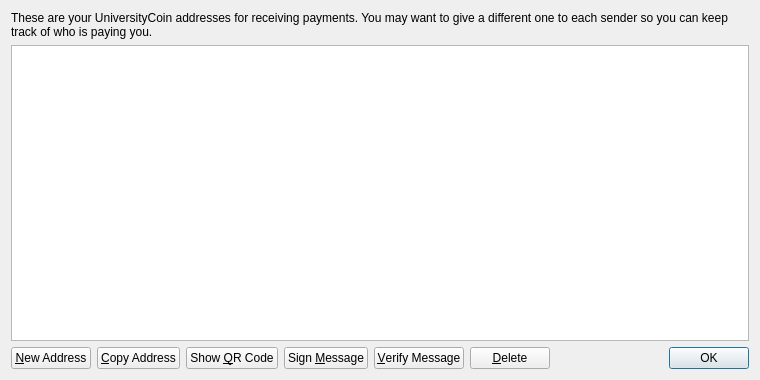
<?xml version="1.0" encoding="UTF-8"?>
<ui version="4.0">
 <class>AddressBookPage</class>
 <widget class="QWidget" name="AddressBookPage">
  <property name="geometry">
   <rect>
    <x>0</x>
    <y>0</y>
    <width>760</width>
    <height>380</height>
   </rect>
  </property>
  <property name="windowTitle">
   <string>Address Book</string>
  </property>
  <layout class="QVBoxLayout" name="verticalLayout">
   <item>
    <widget class="QLabel" name="labelExplanation">
     <property name="text">
      <string>These are your UniversityCoin addresses for receiving payments. You may want to give a different one to each sender so you can keep track of who is paying you.</string>
     </property>
     <property name="textFormat">
      <enum>Qt::PlainText</enum>
     </property>
     <property name="wordWrap">
      <bool>true</bool>
     </property>
    </widget>
   </item>
   <item>
    <widget class="QTableView" name="tableView">
     <property name="contextMenuPolicy">
      <enum>Qt::CustomContextMenu</enum>
     </property>
     <property name="toolTip">
      <string>Double-click to edit address or label</string>
     </property>
     <property name="tabKeyNavigation">
      <bool>false</bool>
     </property>
     <property name="alternatingRowColors">
      <bool>true</bool>
     </property>
     <property name="selectionMode">
      <enum>QAbstractItemView::SingleSelection</enum>
     </property>
     <property name="selectionBehavior">
      <enum>QAbstractItemView::SelectRows</enum>
     </property>
     <property name="sortingEnabled">
      <bool>true</bool>
     </property>
     <attribute name="verticalHeaderVisible">
      <bool>false</bool>
     </attribute>
    </widget>
   </item>
   <item>
    <layout class="QHBoxLayout" name="horizontalLayout">
     <item>
      <widget class="QPushButton" name="newAddressButton">
       <property name="toolTip">
        <string>Create a new address</string>
       </property>
       <property name="text">
        <string>&amp;New Address</string>
       </property>
       <property name="icon">
        <iconset resource="../bitcoin.qrc">
         <normaloff>:/icons/add</normaloff>:/icons/add</iconset>
       </property>
      </widget>
     </item>
     <item>
      <widget class="QPushButton" name="copyToClipboard">
       <property name="toolTip">
        <string>Copy the currently selected address to the system clipboard</string>
       </property>
       <property name="text">
        <string>&amp;Copy Address</string>
       </property>
       <property name="icon">
        <iconset resource="../bitcoin.qrc">
         <normaloff>:/icons/editcopy</normaloff>:/icons/editcopy</iconset>
       </property>
      </widget>
     </item>
     <item>
      <widget class="QPushButton" name="showQRCode">
       <property name="text">
        <string>Show &amp;QR Code</string>
       </property>
       <property name="icon">
        <iconset resource="../bitcoin.qrc">
         <normaloff>:/icons/qrcode</normaloff>:/icons/qrcode</iconset>
       </property>
      </widget>
     </item>
     <item>
      <widget class="QPushButton" name="signMessage">
       <property name="toolTip">
        <string>Sign a message to prove you own a UniversityCoin address</string>
       </property>
       <property name="text">
        <string>Sign &amp;Message</string>
       </property>
       <property name="icon">
        <iconset resource="../bitcoin.qrc">
         <normaloff>:/icons/edit</normaloff>:/icons/edit</iconset>
       </property>
      </widget>
     </item>
     <item>
      <widget class="QPushButton" name="verifyMessage">
       <property name="toolTip">
        <string>Verify a message to ensure it was signed with a specified UniversityCoin address</string>
       </property>
       <property name="text">
        <string>&amp;Verify Message</string>
       </property>
       <property name="icon">
        <iconset resource="../bitcoin.qrc">
         <normaloff>:/icons/transaction_0</normaloff>:/icons/transaction_0</iconset>
       </property>
      </widget>
     </item>
     <item>
      <widget class="QPushButton" name="deleteButton">
       <property name="toolTip">
        <string>Delete the currently selected address from the list</string>
       </property>
       <property name="text">
        <string>&amp;Delete</string>
       </property>
       <property name="icon">
        <iconset resource="../bitcoin.qrc">
         <normaloff>:/icons/remove</normaloff>:/icons/remove</iconset>
       </property>
      </widget>
     </item>
     <item>
      <spacer name="horizontalSpacer">
       <property name="orientation">
        <enum>Qt::Horizontal</enum>
       </property>
       <property name="sizeHint" stdset="0">
        <size>
         <width>40</width>
         <height>20</height>
        </size>
       </property>
      </spacer>
     </item>
     <item>
      <widget class="QDialogButtonBox" name="buttonBox">
       <property name="sizePolicy">
        <sizepolicy hsizetype="Maximum" vsizetype="Fixed">
         <horstretch>0</horstretch>
         <verstretch>0</verstretch>
        </sizepolicy>
       </property>
       <property name="standardButtons">
        <set>QDialogButtonBox::Ok</set>
       </property>
      </widget>
     </item>
    </layout>
   </item>
  </layout>
 </widget>
 <resources>
  <include location="../bitcoin.qrc"/>
 </resources>
 <connections/>
</ui>
